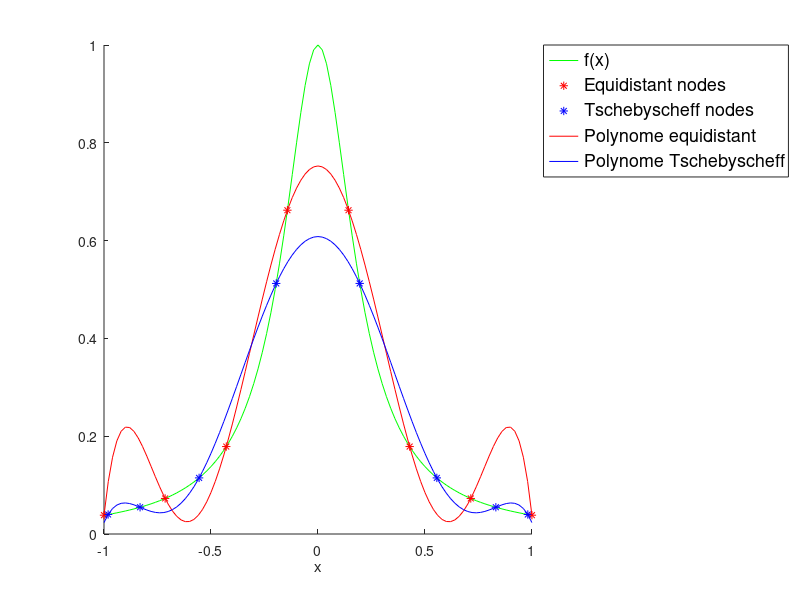
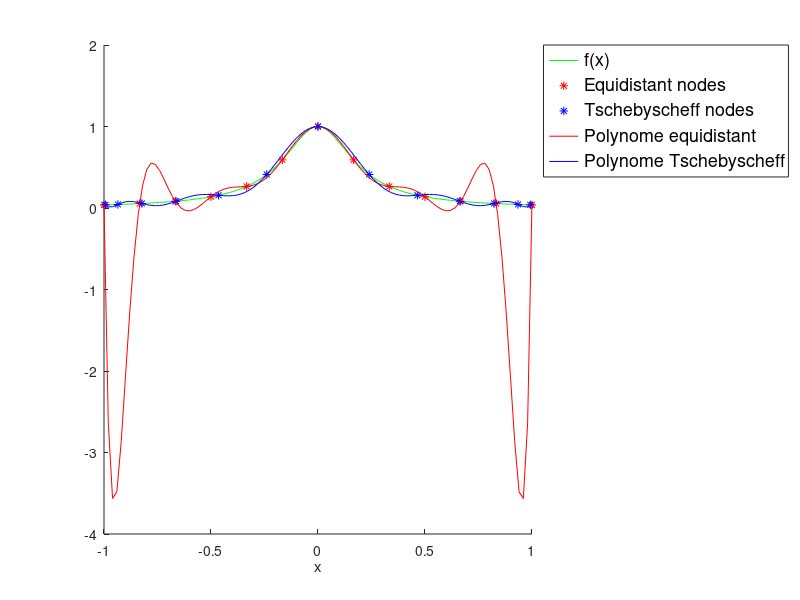
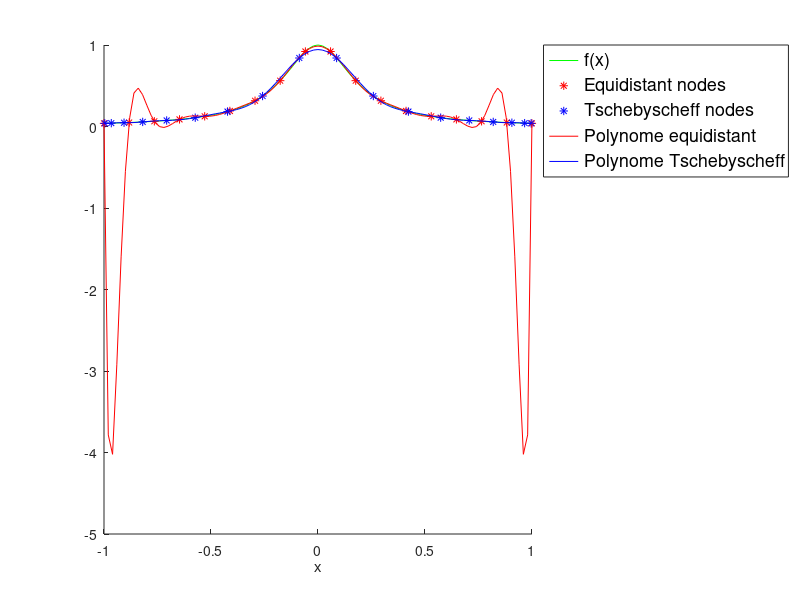

These figures' MATLAB source, in order:
1;
function y = f(x)
  y = 1 ./ (1+25*(x.^2));
endfunction

function [c] = myNewtonInterpol(x,f)
  n = length(x);
  y(:,1) = f; % first column equals f(x_i)
  % now let's build divided differences
  for j=2:n
    for i=j:n
      % fill a column for each fixed y
      y(i,j) = ( y(i, j-1) - y(i-1,j-1)) / (x(i) - (x(i-j+1)));
    end
  end
  c = diag(y);
endfunction


function [p] = NewtonPolynom(x, x_stuetz, c)
  if (  length(c) != length(x_stuetz)  )
    error ("input data has differing length")
  end
    
  n = length(c);
  p = 0;
  % Script page 25 - definition of N_i(x) (octave only lets us start at N(1) and not N(0) sadly
  N(1) = 1;
  % build N iteratively
  for i = 2:n
    N(i) = N(i-1)*(x-x_stuetz(i-1));
  end
  % now sum up all terms multiplied with corresponding c_i and return this value
  for i = 1:n
    p = p + N(i)*c(i);
  end
    
endfunction

function myNewtonInterpolTest()
  n = [7,12,17];

  %iterate over each n value
  for j = 1:length(n)
    for i = 0:n(j)
      %x_equidistant = (-1 : 2/n : 1)
      x_equidistant(i+1) = -1+2*i/n(j);
      x_tschebyscheff(i+1) = cos( (2*i+1)*pi / (2*n(j)+2) );
    end
    y_equidistant = f(x_equidistant);
    y_tschebyscheff = f(x_tschebyscheff);
    
    %suppress noisy "ans" outputs
    oldpager = PAGER('/dev/null');
    oldpso = page_screen_output(1);
    oldpoi = page_output_immediately(1);
    %calculate Newton coefficients:
    c_equidistant = myNewtonInterpol(x_equidistant, y_equidistant);
    c_tschebyscheff = myNewtonInterpol(x_tschebyscheff, y_tschebyscheff);
    %get back output
    PAGER(oldpager);
    page_screen_output(oldpso);
    page_output_immediately(oldpoi);   
  end
endfunction

function myNewtonInterpolTest()
  clear();
  mkdir("build");
  n = [7,12,17];
  %iterate over each n value
  for j = 1:length(n)
    for i = 0:n(j)
      %x_equidistant = (-1 : 2/n : 1)
      x_equidistant(i+1) = -1+2*i/n(j);
      x_tschebyscheff(i+1) = cos( (2*i+1)*pi / (2*n(j)+2) );
    end
    y_equidistant = f(x_equidistant);
    y_tschebyscheff = f(x_tschebyscheff);
    
    %suppress noisy "ans" outputs
    oldpager = PAGER('/dev/null');
    oldpso = page_screen_output(1);
    oldpoi = page_output_immediately(1);
    %calculate Newton coefficients:
    c_equidistant = myNewtonInterpol(x_equidistant, y_equidistant);
    c_tschebyscheff = myNewtonInterpol(x_tschebyscheff, y_tschebyscheff);
    %get back output
    PAGER(oldpager);
    page_screen_output(oldpso);
    page_output_immediately(oldpoi);
    % PLOTTING
    stepwidth = 2e-2;   % converted from the task
    x = -1:stepwidth:1;
    % I couldn't manage to pass a vector to NewtonPolynom(), I'm sorry
    for i = 1:length(x)
      y_interpol_equidistant(i) = NewtonPolynom(x(i), x_equidistant, c_equidistant);
      y_interpol_tschebyscheff(i) = NewtonPolynom(x(i), x_tschebyscheff, c_tschebyscheff);
    end
    clf();
    newplot ();
    hold on;
    plot(x, f(x), 'g-');
    plot(x_equidistant, y_equidistant, 'r*');
    plot(x_tschebyscheff, y_tschebyscheff, 'b*');
    plot(x, y_interpol_equidistant, 'r-');
    plot(x, y_interpol_tschebyscheff, 'b-');
    %make figures very (!) beautyful
    xlabel ("x");
    h = legend('f(x)', 'Equidistant nodes', 'Tschebyscheff nodes', 'Polynome equidistant', 'Polynome Tschebyscheff');
    legend(h, 'location', 'northeastoutside');
    set (h, 'fontsize', 13);
    %print figure
    filename = ["build/PA2-1-N" int2str(n(j)) ".pdf"];
    print (filename, "-dpdf","-landscape","-S800,400");
    %calculate max error
    maxerror_equidistant = max(abs(f(x) - y_interpol_equidistant));
    maxerror_tscheby = max(abs(f(x) - y_interpol_tschebyscheff));
    %print error
    printf (["n = " int2str(n(j)) "  max. error equivalent: "    mat2str(maxerror_equidistant) "\n"])
    printf (["n = " int2str(n(j)) "  max. error tschebyscheff: " mat2str(maxerror_tscheby) "\n"])    
  end
endfunction

myNewtonInterpolTest();